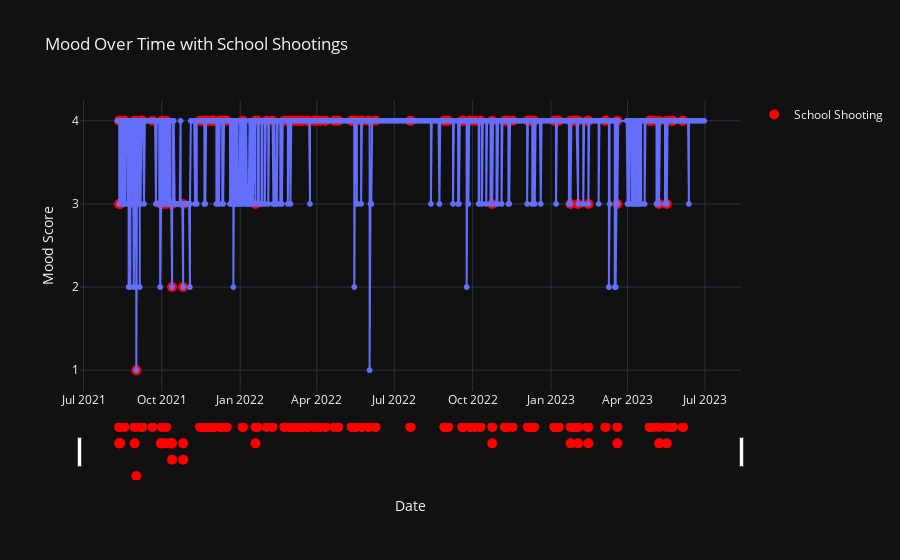

This figure's notebook cell:
### Markdown cell above
# Correlation Visualization

### Code cell
# Map moods to numerical values
mood_mapping = {
    'amazing': 5,
    'good': 4,
    'meh': 3,
    'bad': 2,
    'awful': 1
}
merged_data['mood_score'] = merged_data['mood'].map(mood_mapping)

# Plot mood over time with shooting events
fig = px.line(merged_data, x='full_date', y='mood_score', title='Mood Over Time with School Shootings', markers=True)

# Add shooting events as annotations or secondary markers
shooting_days = merged_data[merged_data['shooting_count'] > 0]

fig.add_scatter(x=shooting_days['full_date'], y=shooting_days['mood_score'],
                mode='markers', marker=dict(size=10, color='red'), name='School Shooting')

# Customize the layout
fig.update_layout(
    xaxis_title='Date',
    yaxis_title='Mood Score',
    yaxis=dict(tickvals=[1, 2, 3, 4, 5]),
    xaxis_rangeslider_visible=True,
    template='plotly_dark'
)
fig.write_image("mood_over_time.png")

# Show the plot
fig.show()

### Figure 1 — Plotly figure (JSON) as saved in the notebook; plotly's stock layout.template omitted (floating-point values rounded to 4 significant figures; data arrays with more than 128 entries replaced by an {"elided": "..."} marker saying what was removed)
{"data": [{"hovertemplate": "full_date=%{x}<br>mood_score=%{y}<extra></extra>", "legendgroup": "", "line": {"color": "#636efa", "dash": "solid"}, "marker": {"symbol": "circle"}, "mode": "lines+markers", "name": "", "showlegend": false, "type": "scattergl", "x": {"elided": "1314 str values"}, "xaxis": "x", "y": {"elided": "1314 int values"}, "yaxis": "y"}, {"marker": {"color": "red", "size": 10}, "mode": "markers", "name": "School Shooting", "type": "scatter", "x": {"elided": "163 str values"}, "y": {"elided": "163 int values"}}], "layout": {"legend": {"tracegroupgap": 0}, "title": {"text": "Mood Over Time with School Shootings"}, "xaxis": {"anchor": "y", "domain": [0, 1], "rangeslider": {"visible": true}, "title": {"text": "Date"}}, "yaxis": {"anchor": "x", "domain": [0, 1], "tickvals": [1, 2, 3, 4, 5], "title": {"text": "Mood Score"}}}}
